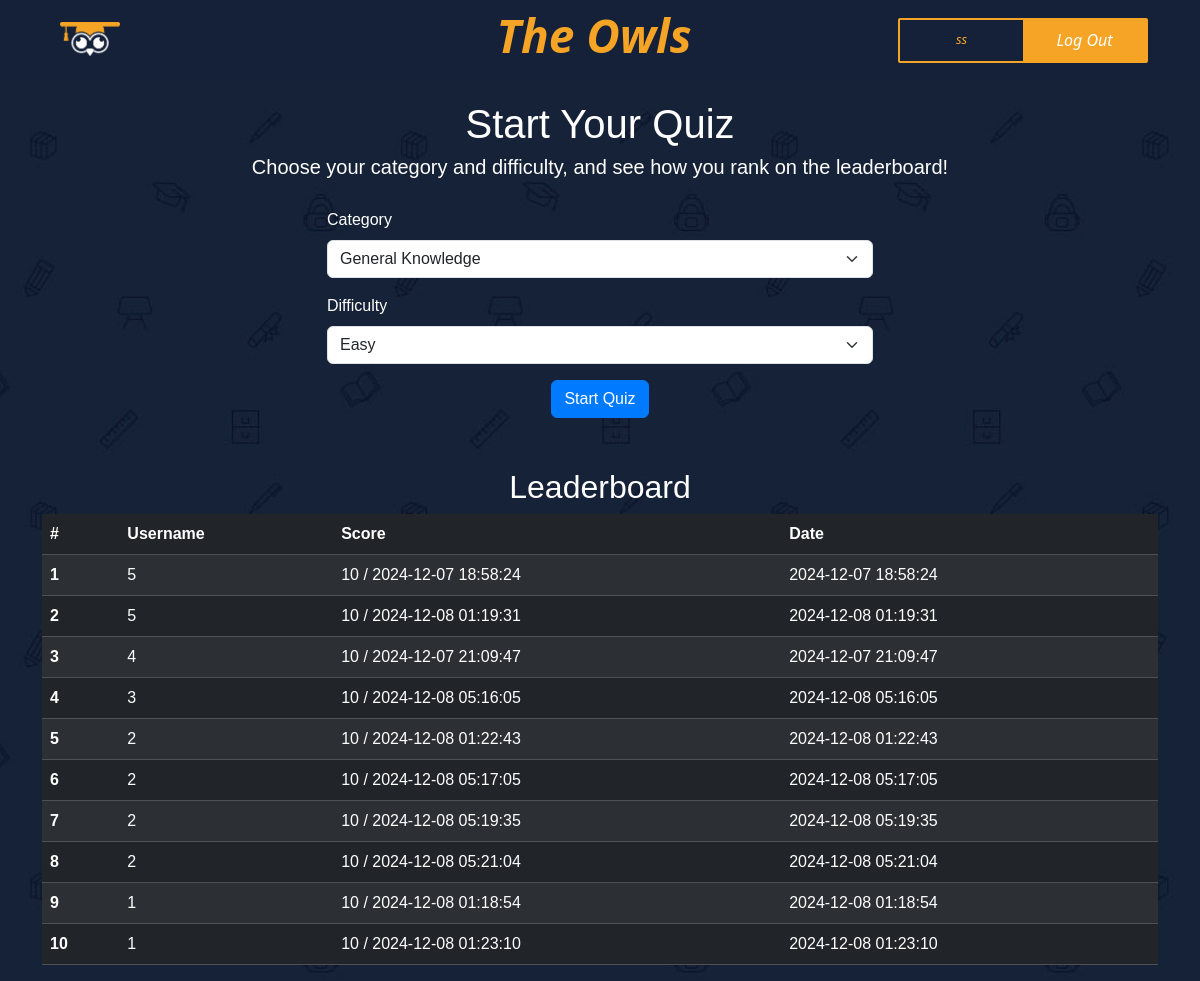
The app's page /dashboard (signed in) with its own data.
### app.py (models this page shows)
class User(db.Model, UserMixin):
    id = db.Column(db.Integer, primary_key=True)
    username = db.Column(db.String(50), unique=True, nullable=False)
    password = db.Column(db.String(255), nullable=False)
    scores = db.relationship('Score', backref='user', lazy=True)

class Score(db.Model):
    id = db.Column(db.Integer, primary_key=True)
    user_id = db.Column(db.Integer, db.ForeignKey('user.id'), nullable=False)
    score = db.Column(db.Integer, nullable=False)
    total_questions = db.Column(db.Integer, nullable=False)
    date = db.Column(db.DateTime, default=db.func.current_timestamp())

### app.py (the view, shortened to what this page needs)
@app.route('/dashboard', methods=['GET', 'POST'])
@login_required
def dashboard():
    correct_count = session.pop('correct_count', None)
    total_questions = session.pop('total_questions', None)
    session.pop('quiz_questions', None)
    session.pop('current_question_index', None)
    categories = [
        {"id": 9, "name": "General Knowledge"},
        {"id": 10, "name": "Entertainment: Books"},
        {"id": 11, "name": "Entertainment: Film"},
        {"id": 12, "name": "Entertainment: Music"},
        {"id": 17, "name": "Science & Nature"},
        {"id": 18, "name": "Science: Computers"},
        {"id": 21, "name": "Sports"},
        {"id": 23, "name": "History"},
    ]
    difficulties = ["easy", "medium", "hard"]
    try:
        leaderboard = (
            db.session.query(User.username, Score.score, Score.total_questions, Score.date)
                .join(User, User.id == Score.user_id)
                .order_by(Score.score.desc(), Score.date.asc())
                .limit(10)
                .all()
    )
    except Exception as e:
        flash(f"An error occurred while fetching the leaderboard: {e}", "error")
        leaderboard = []
    try:
        user_scores = (
            Score.query.filter_by(user_id=current_user.id)
            .order_by(Score.date.desc())
            .all()
        )
    except Exception as e:
        flash(f"An error occurred while fetching your scores: {e}", "error")
        user_scores = []
    return render_template(
        'dashboard.html',
        categories=categories,
        difficulties=difficulties,
        leaderboard=leaderboard,
        user_scores=user_scores,
        enumerate=enumerate  # Pass enumerate if needed for template logic
    )

### app.py (called while the page is built)
@login_manager.user_loader
def load_user(user_id):
    return User.query.get(int(user_id))

@app.before_request
def before_request():
    if 'user_id' in session:
        user = User.query.get(session['user_id'])
        if user:
            login_user(user)

### templates/dashboard.html (shortened to what this page needs)
<!DOCTYPE html>
<html lang="en">
<head>
    <link href="https://cdn.jsdelivr.net/npm/bootstrap@5.3.2/dist/css/bootstrap.min.css" rel="stylesheet">
    <link rel="stylesheet" href="/static/css/fontawesome.css">
    <link rel="stylesheet" href="/static/css/templatemo-grad-school.css" />
    <link rel="stylesheet" href="/static/css/owl.css" />
    <link rel="stylesheet" href="/static/css/lightbox.css" />
</head>
<body>
    <header class="main-header clearfix" role="header" style="display: flex;flex-direction: row;">
        <div class="Name" style="width: 100%;display: flex;align-items: center;">
            <div class="logo" style="width: 33vw;">
                <a href="{{url_for('start')}}"><img src="/static/images/owl logo.png" alt="" style="width: 60px;"></a>
            </div>
            <h1
                style="width: 33vw; font-style: normal; color: #f5a425;font-style: italic; font-size: 46px; font-weight: 800;font-family: system-ui, -apple-system, BlinkMacSystemFont, 'Segoe UI', Roboto, Oxygen, Ubuntu, Cantarell, 'Open Sans', 'Helvetica Neue', sans-serif;display: flex;align-items: center;justify-content: center;">
                The Owls</h1>
            <div style="display: flex;width: 33vw;flex-direction: row;justify-content: end;align-items: end;">
                <div
                    style="border: #f5a425 solid 2px;display: flex;flex-direction: row;justify-content: center;align-items: center;height: 45px;width: 250px;margin-right: 40px;border-radius: 2px;">
                    <div style="width: 50%;height: 100%;display: flex;justify-content: center;align-items: center;">
                        <p
                            style="font-style: italic; color: #f5a425;margin-top: 13px;font-family: system-ui, -apple-system, BlinkMacSystemFont, 'Segoe UI', Roboto, Oxygen, Ubuntu, Cantarell, 'Open Sans', 'Helvetica Neue', sans-serif">
                            {{ current_user.username }}</p>
                    </div>
                    <div
                        style="width: 50%;background-color: #f5a425;height: 100%;display: flex;justify-content: center;align-items: center;">
                        <a href="{{url_for('logout')}}"
                            style="font-style: italic; color: white;font-family: system-ui, -apple-system, BlinkMacSystemFont, 'Segoe UI', Roboto, Oxygen, Ubuntu, Cantarell, 'Open Sans', 'Helvetica Neue', sans-serif">Log
                            Out</a>
                    </div>
                </div>
            </div>
        </div>
    </header>
    <div class="container" style="margin-top: 100px;">
        <div class="text-center mt-4">
            <h1>Start Your Quiz</h1>
            <p class="lead">Choose your category and difficulty, and see how you rank on the leaderboard!</p>
        </div>
        <div class="row justify-content-center form-container">
            <div class="col-md-6">
                <form method="POST" action="{{ url_for('quiz') }}">
                    <div class="mb-3">
                        <label for="category" class="form-label">Category</label>
                        <select class="form-select" id="category" name="category" required>
                            <option value="9">General Knowledge</option>
                        </select>
                    </div>
                    <div class="mb-3">
                        <label for="difficulty" class="form-label">Difficulty</label>
                        <select class="form-select" id="difficulty" name="difficulty" required>
                            <option value="easy">Easy</option>
                        </select>
                    </div>
                    <div class="text-center">
                        <button type="submit" class="btn btn-primary">Start Quiz</button>
                    </div>
                </form>
            </div>
        </div>
        <div class="table-container">
            <h2 class="text-center">Leaderboard</h2>
            <table class="table table-dark table-striped table-hover">
                <thead>
                    <tr>
                        <th scope="col">#</th>
                        <th scope="col">Username</th>
                        <th scope="col">Score</th>
                        <th scope="col">Date</th>
                    </tr>
                </thead>
                <tbody>
                    {% for i, entry in enumerate(leaderboard) %}
                    <tr {% if entry[0]==latest_user_score_id %} class="table-success" {% endif %}>
                        <th scope="row">{{ i + 1 }}</th>
                        <td>{{ entry[1] }}</td>
                        <td>{{ entry[2] }} / {{ entry[3] }}</td>
                        <td>{{ entry[3].strftime('%Y-%m-%d %H:%M:%S') }}</td>
                    </tr>
                    {% endfor %}
                </tbody>
            </table>
        </div>
    </div>
</body>
</html>

### static/css/templatemo-grad-school.css (style rules this page uses)
body { font-family: 'Montserrat', sans-serif; }
a { color: #3CF; text-decoration: none; }
p { font-size: 13px; line-height: 22px; }
.main-header { background-color: rgba(22,34,57,0.95); height: 80px; position: fixed; z-index: 12; width: 100%; top: 0; }
.main-header .logo { float: left; line-height: 80px; padding-left: 60px; }
.main-header .logo a { font-size: 36px; text-transform: uppercase; font-weight: 800; color: #fff; }

### records on screen
User: username "ss"
Score: score "5", total_questions "10"
Score: score "4", total_questions "10"
Score: score "3", total_questions "10"
Score: i+1 "5", score "2", total_questions "10", date "2024-12-08 01:22:43"
Score: score "2", total_questions "10"
Score: score "2", total_questions "10"
Score: score "2", total_questions "10"
Score: i "9", score "1", total_questions "10", date "2024-12-08 01:18:54"
Score: i+1 "10", score "1", total_questions "10", date "2024-12-08 01:23:10"

### other values on screen
{{ i + 1 }} "1" "2" "3" "4" "6" "7" "8"
{{ entry[3] }} "2024-12-07 18:58:24" "2024-12-08 01:19:31" "2024-12-07 21:09:47" "2024-12-08 05:16:05" "2024-12-08 05:17:05" "2024-12-08 05:19:35" "2024-12-08 05:21:04"
{{ entry[3].strftime('%Y-%m-%d %H:%M:%S') }} "2024-12-07 18:58:24" "2024-12-08 01:19:31" "2024-12-07 21:09:47" "2024-12-08 05:16:05" "2024-12-08 05:17:05" "2024-12-08 05:19:35" "2024-12-08 05:21:04"
{{ entry[1] }} "5"
{{ entry[2] }} "10"
